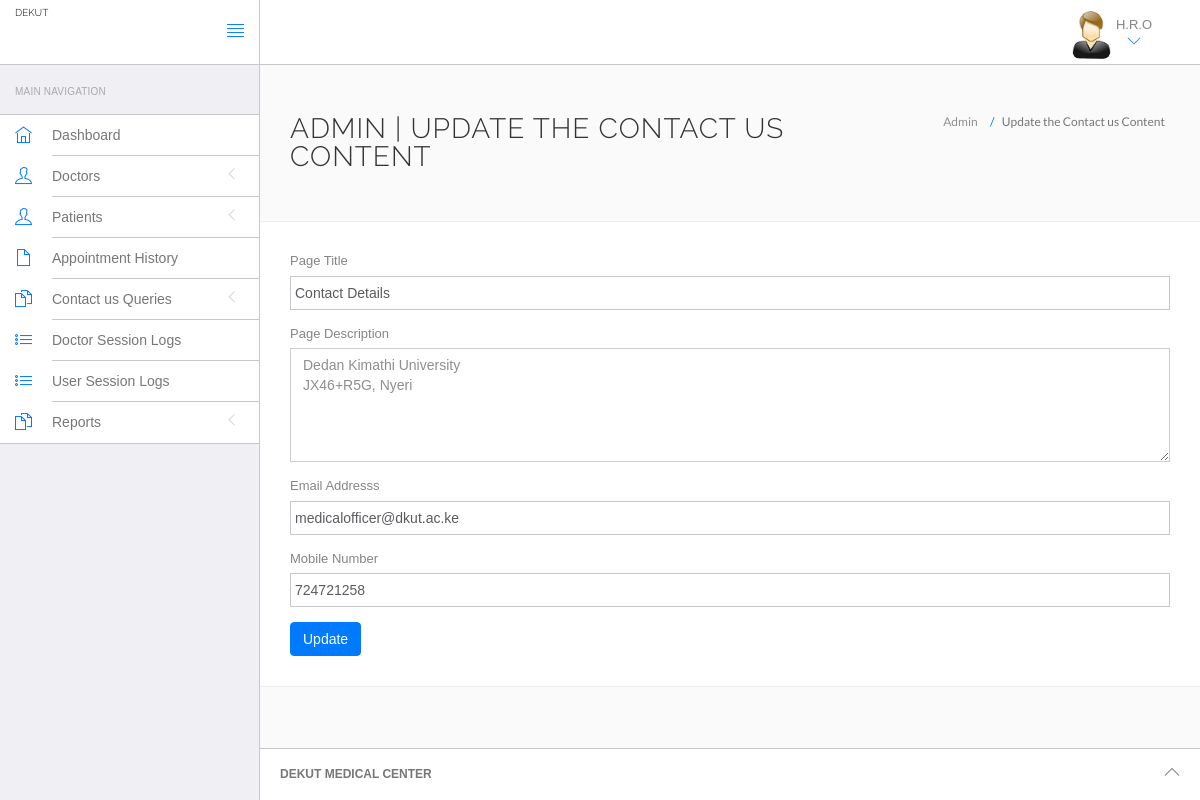
Screenshot of /MSC/admin/contact.php (signed in) with the database file from the repository.
### tables this page shows
CREATE TABLE `tblpage` (
  `ID` int(10) NOT NULL,
  `PageType` varchar(200) DEFAULT NULL,
  `PageTitle` varchar(200) DEFAULT NULL,
  `PageDescription` mediumtext DEFAULT NULL,
  `Email` varchar(120) DEFAULT NULL,
  `MobileNumber` bigint(10) DEFAULT NULL,
  `UpdationDate` timestamp NULL DEFAULT current_timestamp(),
  `OpenningTime` varchar(255) DEFAULT NULL
);

### MSC/admin/contact.php (the view, shortened to what this page needs)
<?php
if(strlen($_SESSION['id']==0)) {
 header('location:logout.php');
  } else{
?>
<!DOCTYPE html>
<html lang="en">
	<head>
		<link rel="stylesheet" href="vendor/bootstrap/css/bootstrap.min.css">
		<link rel="stylesheet" href="vendor/fontawesome/css/font-awesome.min.css">
		<link rel="stylesheet" href="vendor/themify-icons/themify-icons.min.css">
		<link href="vendor/animate.css/animate.min.css" rel="stylesheet" media="screen">
		<link href="vendor/perfect-scrollbar/perfect-scrollbar.min.css" rel="stylesheet" media="screen">
		<link href="vendor/switchery/switchery.min.css" rel="stylesheet" media="screen">
		<link href="vendor/bootstrap-touchspin/jquery.bootstrap-touchspin.min.css" rel="stylesheet" media="screen">
		<link href="vendor/select2/select2.min.css" rel="stylesheet" media="screen">
		<link href="vendor/bootstrap-datepicker/bootstrap-datepicker3.standalone.min.css" rel="stylesheet" media="screen">
		<link href="vendor/bootstrap-timepicker/bootstrap-timepicker.min.css" rel="stylesheet" media="screen">
		<link rel="stylesheet" href="assets/css/styles.css">
		<link rel="stylesheet" href="assets/css/plugins.css">
		<link rel="stylesheet" href="assets/css/themes/theme-1.css" id="skin_color" />
	</head>
	<body>
		<div id="app">
<?php include('include/sidebar.php');?>
			<div class="app-content">
					<?php include('include/header.php');?>
				<div class="main-content" >
					<div class="wrap-content container" id="container">
						<section id="page-title">
							<div class="row">
								<div class="col-sm-8">
									<h1 class="mainTitle">Admin  | Update the Contact us Content</h1>
																	</div>
								<ol class="breadcrumb">
									<li>
										<span>Admin </span>
									</li>
									<li class="active">
										<span>Update the Contact us Content</span>
									</li>
								</ol>
							</div>
						</section>
						<div class="container-fluid container-fullw bg-white">
									<div class="row">
								<div class="col-md-12">
          <form class="forms-sample" method="post">
                    <?php
$ret=mysqli_query($con,"select * from  tblpage where PageType='contactus'");
while ($row=mysqli_fetch_array($ret)) {
?>
                    <div class="form-group">
                       <label for="exampleInputUsername1">Page Title</label>
                      <input id="pagetitle" name="pagetitle" type="text" class="form-control" required="true" value="<?php  echo $row['PageTitle'];?>">
                    </div>
                    <div class="form-group">
                      <label for="exampleInputEmail1">Page Description</label>
                      <textarea class="form-control" name="pagedes" id="pagedes" rows="5"><?php  echo $row['PageDescription'];?></textarea>
                    </div>
                    <div class="form-group">
                      <label for="exampleInputUsername1">Email Addresss</label>
                     <input type="email" class="form-control" name="email" value="<?php  echo $row['Email'];?>" required='true'>
                    </div>
                    <div class="form-group">
                      <label for="exampleInputUsername1">Mobile Number</label>
                     <input type="text" class="form-control" name="mobnum" value="<?php  echo $row['MobileNumber'];?>" required='true' maxlength="10" pattern='[0-9]+'>
                    </div>
                    <?php } ?>
                    <button type="submit" class="btn btn-primary mr-2" name="submit">Update</button>
                  </form>
								</div>
							</div>
								</div>
					</div>
				</div>
			</div>
	<?php include('include/footer.php');?>
		</div>
	</body>
</html>
<?php } ?>

### MSC/admin/assets/css/themes/theme-1.css (style rules this page uses)
body { background: #FAFAFA; }

### rows the page displays
tblpage: pagetitle "Contact Details", pagedes "Dedan Kimathi University JX46+R5G, Nyeri", email "medicalofficer@dkut.ac.ke", mobnum "724721258"
